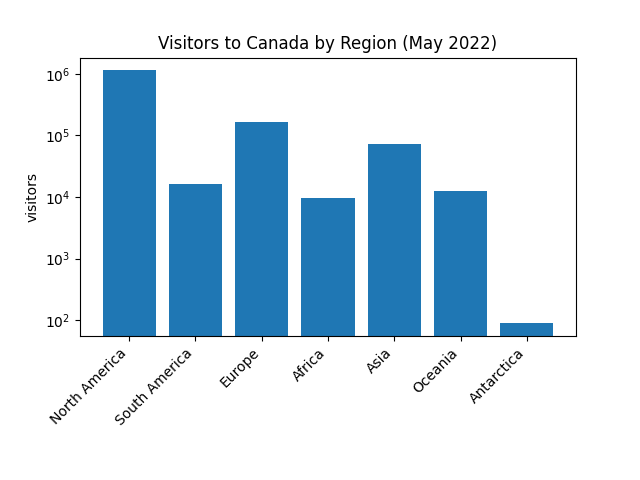

Generate this figure with Python:
"""
QUESTION 2: Monthly Visitors Entering Canada by Region

USAGE:

python questions/2/canada_visitors_by_region.py data/Canada_visitors.csv

OUTPUT:

A PNG file named "canada_visitors_by_region.png" will be written to the
current directory.

"""

import os
import sys

import pandas as pd
import matplotlib.pyplot as plt


def substitute(canada_visitors):
    """
    Substitute troublesome entries in the "Canada_visitors.csv" data.

    canada_visitors: A pandas DataFrame object that contains the loaded contents of
                     the "Canada_visitors.csv" input file.
    
    Returns: A pandas DataFrame object with a corrected index and substitutions
             correcting some entries in the data.
    """

    # Rename country column:
    canada_visitors = canada_visitors.rename(columns={"Country of residence": "Country"})

    # Set index:
    canada_visitors = canada_visitors.set_index("Country")

    # North America is a special case.
    # Let's add a row that reflects visitors from North America:
    north_america = canada_visitors.loc[[
        "North America, countries other than the United States of America",
        "United States of America residents entering Canada"]].sum()
    north_america.name = "North America"
    north_america = north_america.to_frame().transpose()
    canada_visitors = pd.concat([canada_visitors, north_america])

    return canada_visitors


# ----
# MAIN
# ----

# Load the command line argument:
canada_visitors_filepath = sys.argv[1]

#  Check that the passed filepath exists:
if not os.path.exists(canada_visitors_filepath):
    print("The passed filepath: " + str(canada_visitors_filepath) + " does not exist!")
    exit(1)

# Load the CSV file:
canada_visitors = pd.read_csv(canada_visitors_filepath)

# Make necessary substitutions in the data:
canada_visitors = substitute(canada_visitors)

# Select a specific month (May 2022):
monthly_visitors = canada_visitors[["2022-05"]]
monthly_visitors = monthly_visitors.rename(columns={"2022-05": "Visitors"})

# Build the region labels:
regions = ["North America", "South America", "Europe", "Africa", "Asia", "Oceania", "Antarctica"]

# Build the region counts:
counts = []

for region in regions:
    count = monthly_visitors.loc[region]["Visitors"]
    counts.append(count)

# Build the plot:
plt.close("all")
fig, ax = plt.subplots()

ax.bar(regions, counts)
ax.set_ylabel("visitors")
ax.set_title("Visitors to Canada by Region (May 2022)")
ax.set_yscale("log")  # Log scale because the counts are orders of magnitude different.

plt.minorticks_off()
plt.xticks(rotation=45, ha='right')  # Rotates x-axis labels.
plt.subplots_adjust(bottom=0.30)  # Makes room for x-axis labels.

plt.savefig("canada_visitors_by_region.png")
#plt.show()  # Useful for running on some systems.
